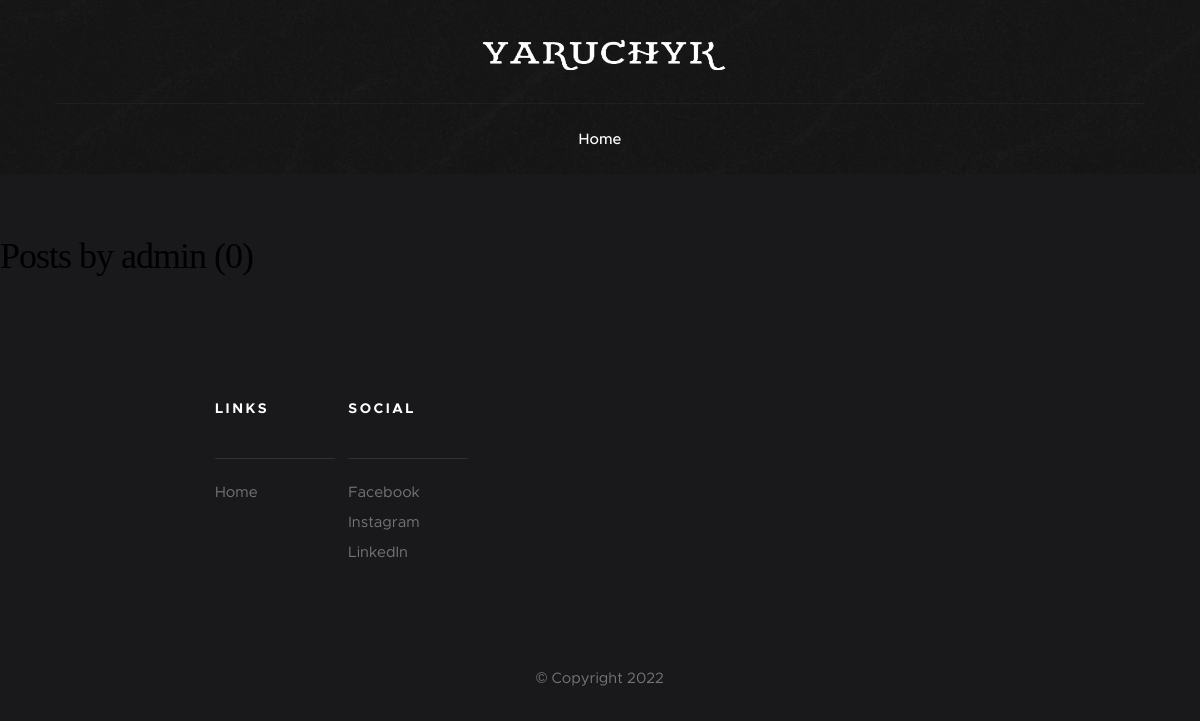
The app's page /user/admin, older data.
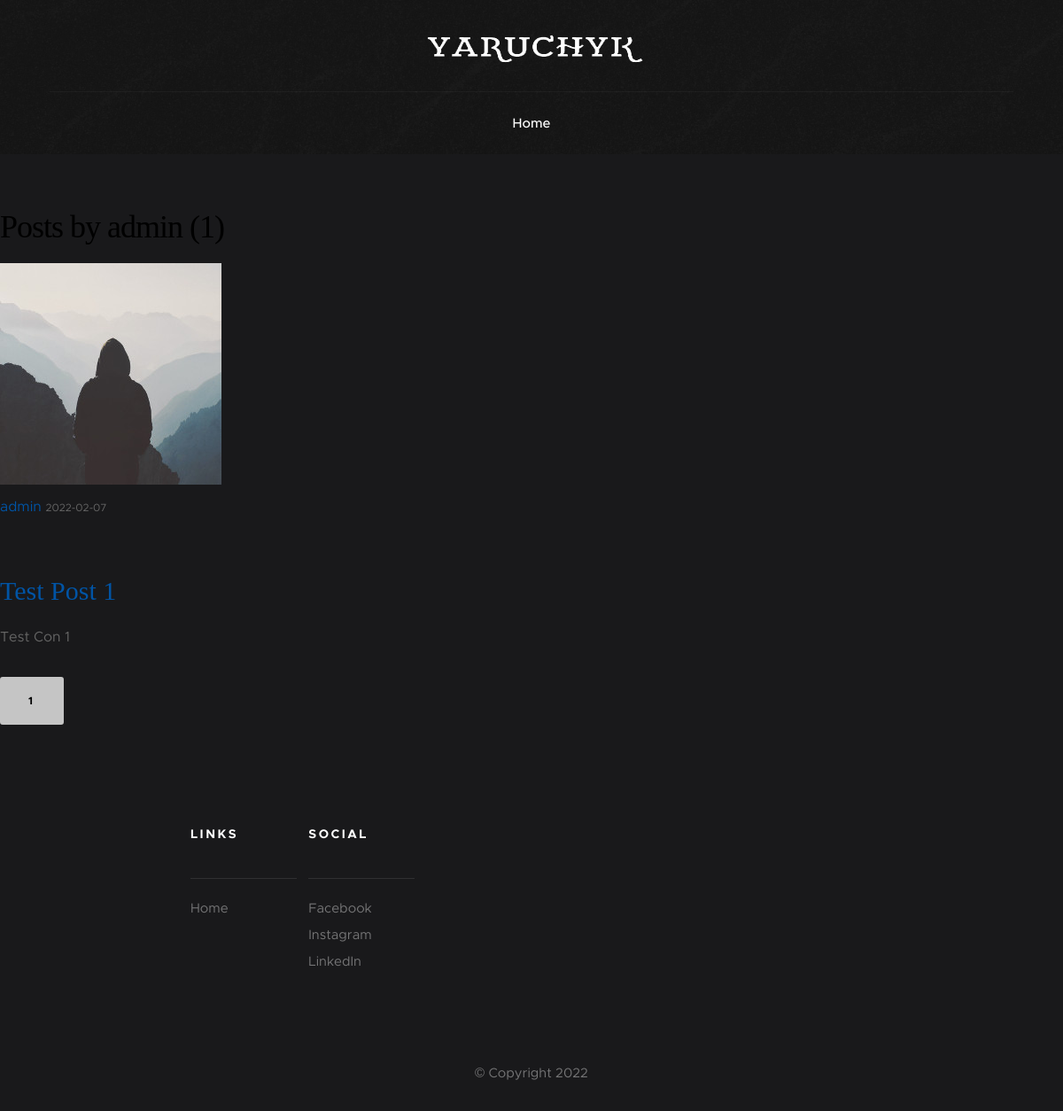
The same page, newer data.
### flaskblog/models.py (models this page shows, shortened)
class Post(db.Model):
    id = db.Column(db.Integer, primary_key=True)
    title = db.Column(db.String(100), nullable=False)
    date_posted = db.Column(db.DateTime, nullable=False, default=datetime.utcnow)
    description = db.Column(db.Text, nullable=False)
    content = db.Column(db.Text, nullable=False)
    image_file = db.Column(db.String(20), nullable=False, default='default.jpg')
    user_id = db.Column(db.Integer, db.ForeignKey('user.id'), nullable=False)

class User(db.Model, UserMixin):
    id = db.Column(db.Integer, primary_key=True)
    username = db.Column(db.String(20), unique=True, nullable=False)
    email = db.Column(db.String(120), unique=True, nullable=False)
    image_file = db.Column(db.String(20), nullable=False, default='default.jpg')
    password = db.Column(db.String(60), nullable=False)
    posts = db.relationship('Post', backref='author', lazy=True)

### flaskblog/users/routes.py (the view)
@users.route("/user/<string:username>")
def user_posts(username):
    page = request.args.get('page', 1, type=int)
    user = User.query.filter_by(username=username).first_or_404()
    posts = Post.query.filter_by(author=user)\
        .order_by(Post.date_posted.desc())\
        .paginate(page=page, per_page=5)
    return render_template('user_posts.html', posts=posts, user=user)

### flaskblog/templates/user_posts.html
{% extends "layout.html" %}
{% block content %}
    <h1 class="mb-3">Posts by {{ user.username }} ({{ posts.total }})</h1>
    {% for post in posts.items %}
        <article class="media content-section">
          <img class="rounded-circle article-img" src="{{ url_for('static', filename='profile_pics/' + post.author.image_file) }}">
          <div class="media-body">
            <div class="article-metadata">
              <a class="mr-2" href="{{ url_for('users.user_posts', username=post.author.username) }}">{{ post.author.username }}</a>
              <small class="text-muted">{{ post.date_posted.strftime('%Y-%m-%d') }}</small>
            </div>
            <h2><a class="article-title" href="{{ url_for('posts.post', post_id=post.id) }}">{{ post.title }}</a></h2>
            <p class="article-content">{{ post.content }}</p>
          </div>
        </article>
    {% endfor %}
    {% for page_num in posts.iter_pages(left_edge=1, right_edge=1, left_current=1, right_current=2) %}
      {% if page_num %}
        {% if posts.page == page_num %}
          <a class="btn btn-info mb-4" href="{{ url_for('users.user_posts', username=user.username, page=page_num) }}">{{ page_num }}</a>
        {% else %}
          <a class="btn btn-outline-info mb-4" href="{{ url_for('users.user_posts', username=user.username, page=page_num) }}">{{ page_num }}</a>
        {% endif %}
      {% else %}
        ...
      {% endif %}
    {% endfor %}
{% endblock content %}

Row changes from the older to the newer data that the page shows:
added Post: image_file (placeholder picture), author.username "admin", date_posted "2022-02-07", title "Test Post 1", content "Test Con 1"
Text that changed along with them:
{{ posts.total }}: "0" → "1"
new list line: "1"
